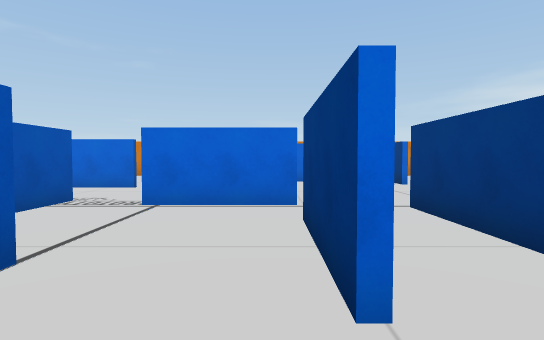
View 1 (above)

18 first-person views from a walk through a 3-D level made in the Unity game engine. The camera is 1.5 m above the floor, tilts 2° down and sees 80° across. The floor is counted in squares, 2 m on a side. Each view is taken from the middle of a square. On the plan, view 1 faces up. The plan holds only what a view shows up to about 11 squares ahead; the rest is blank. The place goes on beyond the plan. The player is left out.

View 2
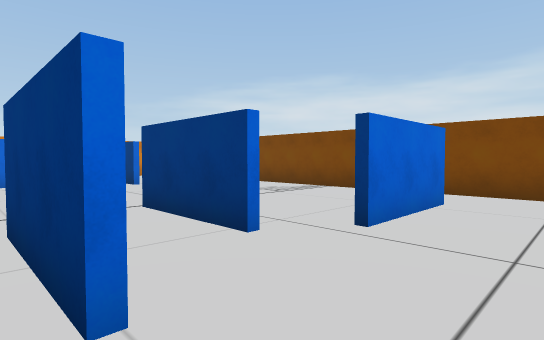

View 3
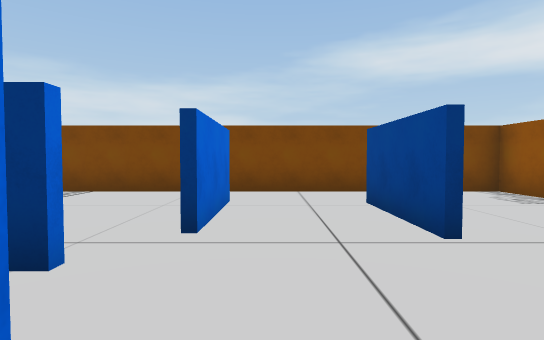

View 4
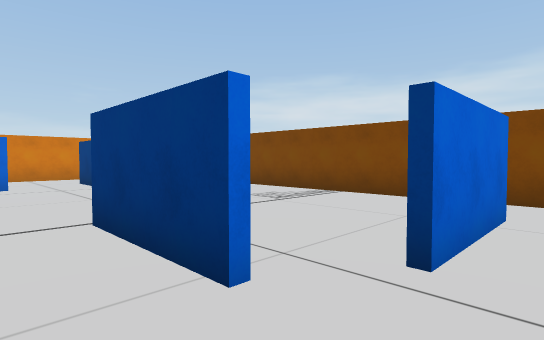

View 5
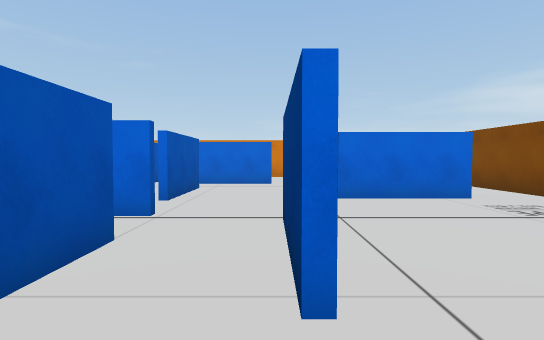

View 6
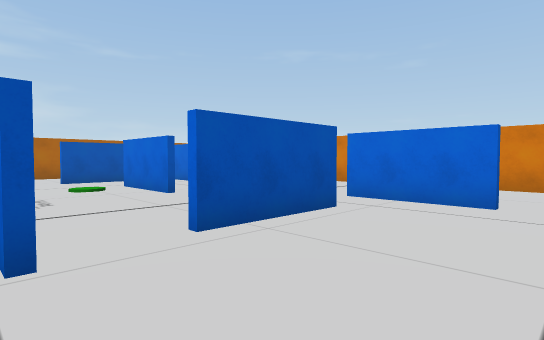

View 7
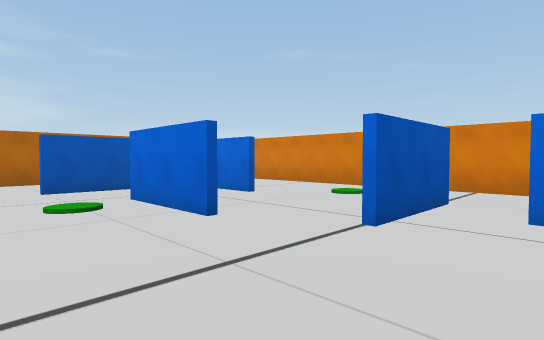

View 8
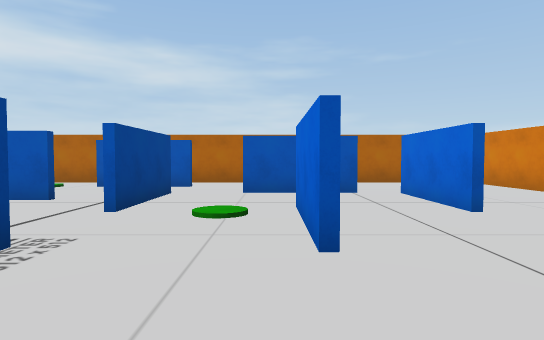

View 9
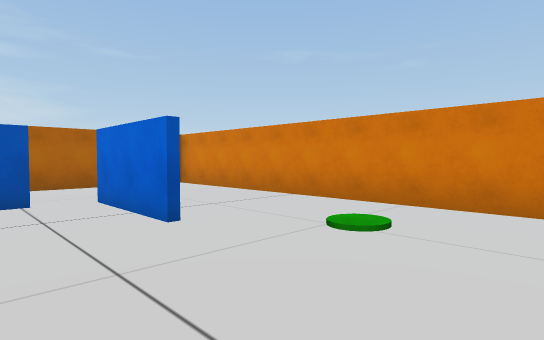

View 10
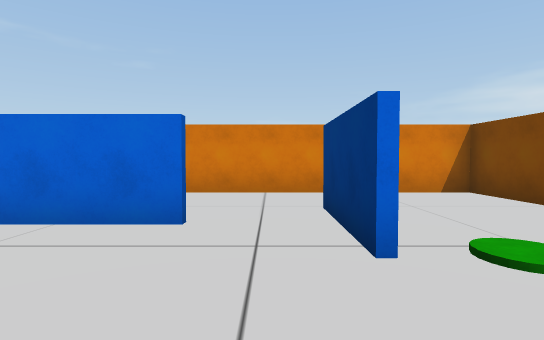

View 11
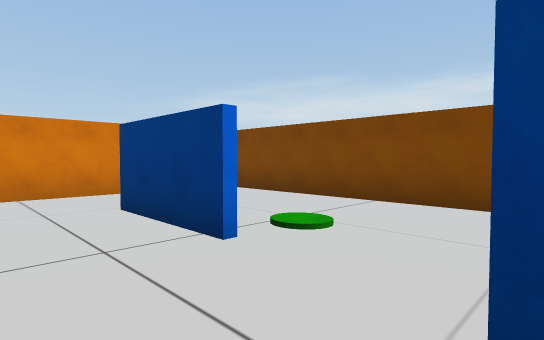

View 12
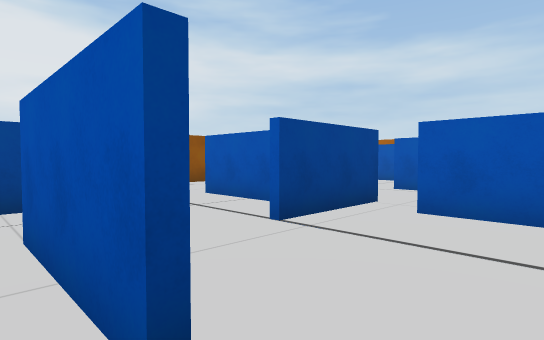

View 13
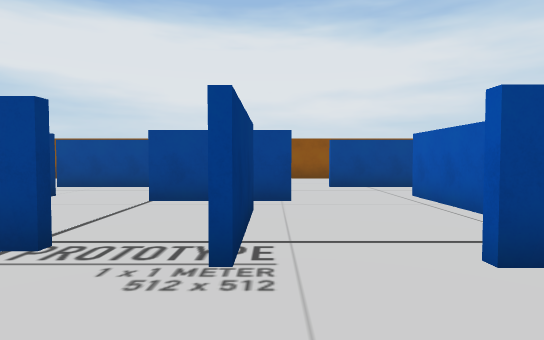

View 14
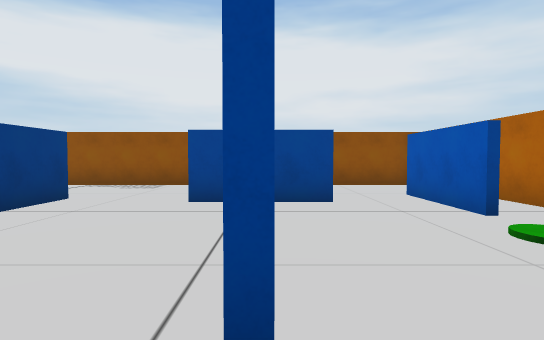

View 15
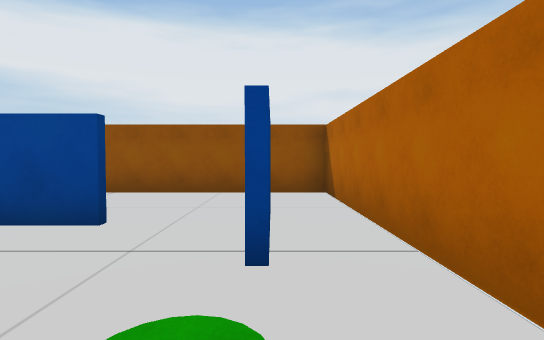

View 16
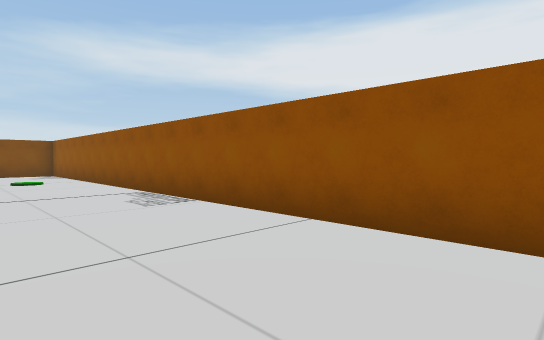

View 17
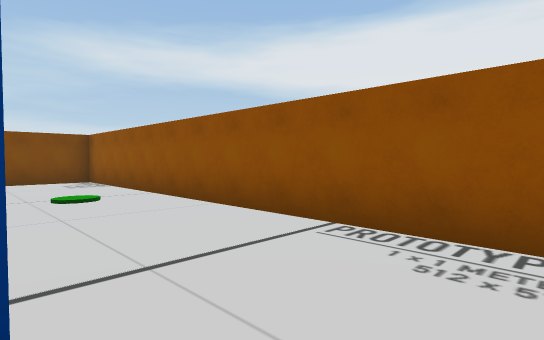

View 18
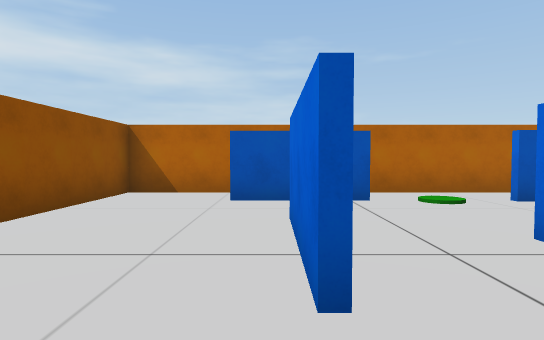

### Floor plan
Ten units are one square. View 1 is at (0, 0); x grows to the right and y downward. Boxes are objects, and circles mark ways between rooms. Rooms are numbered by the first view taken in them; rooms with no view inside come last. Other rooms are left out.
<svg viewBox="-117 -147 196 194">
<path fill="none" stroke="#000" d="M30 6 55 6M5 -26 5 -14M-8 6 18 6M58 -17 31 -17M59 -71 31 -71M38 -94 38 -106M5 -40 5 -26M21 -24 21 -50M20 -107 6 -107M1 -94 1 -68M74 -15 74 -65M-36 -59 -36 -44M-35 -84 -61 -84M-17 -104 -17 -92M6 -107 -6 -107M-68 -40 -68 -14M-44 -23 -35 -23M-37 -32 -37 -59M-98 -9 -98 18M-112 -35 -112 15M-81 6 -64 6M-100 10 -100 -5M-64 6 -55 6M-32 11 -32 -5M-17 -119 -17 -104M-55 -107 -64 -107M-9 -142 -112 -142M38 -106 38 -120M-112 -121 -112 -102M-98 -59 -98 -52M-112 -79 -112 -35M74 -65 74 -142 10 -142M-55 8 -80 8M-112 15 -112 42 74 42 74 15M-30 -10 -30 11M74 15 74 -15M-81 -86 -81 -72M-81 -58 -55 -58M-36 -44 -36 -32M-35 -23 -18 -23M4 -14 4 -40M5 -52 -21 -52M-64 -107 -81 -107M-81 -100 -81 -86"/>
<circle cx="20" cy="-30" r="3" fill="#2a7"/>
<circle cx="25" cy="10" r="3" fill="#2a7"/>
<circle cx="0" cy="-5" r="3" fill="#2a7"/>
<circle cx="45" cy="-5" r="3" fill="#2a7"/>
<circle cx="0" cy="-100" r="3" fill="#2a7"/>
<circle cx="0" cy="-60" r="3" fill="#2a7"/>
<circle cx="25" cy="-110" r="3" fill="#2a7"/>
<circle cx="40" cy="-85" r="3" fill="#2a7"/>
<circle cx="65" cy="-70" r="3" fill="#2a7"/>
<circle cx="65" cy="-20" r="3" fill="#2a7"/>
<circle cx="0" cy="-40" r="3" fill="#2a7"/>
<circle cx="-50" cy="-60" r="3" fill="#2a7"/>
<circle cx="-10" cy="-110" r="3" fill="#2a7"/>
<circle cx="-30" cy="-90" r="3" fill="#2a7"/>
<circle cx="-60" cy="-75" r="3" fill="#2a7"/>
<circle cx="-30" cy="-50" r="3" fill="#2a7"/>
<circle cx="-70" cy="-45" r="3" fill="#2a7"/>
<circle cx="-55" cy="-20" r="3" fill="#2a7"/>
<circle cx="-40" cy="-30" r="3" fill="#2a7"/>
<circle cx="-70" cy="-5" r="3" fill="#2a7"/>
<circle cx="-110" cy="-45" r="3" fill="#2a7"/>
<circle cx="-110" cy="5" r="3" fill="#2a7"/>
<circle cx="-90" cy="10" r="3" fill="#2a7"/>
<circle cx="-45" cy="10" r="3" fill="#2a7"/>
<circle cx="-80" cy="-70" r="3" fill="#2a7"/>
<circle cx="-60" cy="-100" r="3" fill="#2a7"/>
<circle cx="-80" cy="-100" r="3" fill="#2a7"/>
<circle cx="-15" cy="10" r="3" fill="#2a7"/>
<circle cx="65" cy="10" r="3" fill="#2a7"/>
<circle cx="-10" cy="-20" r="3" fill="#2a7"/>
<circle cx="-70" cy="-90" r="3" fill="#2a7"/>
<circle cx="-20" cy="-35" r="3" fill="#2a7"/>
<text x="20" y="-10">1</text>
<text x="40" y="-60">2</text>
<text x="-20" y="-70">3</text>
<text x="-60" y="-40">4</text>
<text x="-90" y="-20">5</text>
<text x="-50" y="0">6</text>
<text x="-30" y="-110">7</text>
<text x="-20" y="30">8</text>
<text x="-20" y="0">9</text>
<text x="60" y="0">10</text>
<text x="-70" y="-80">11</text>
<text x="-30" y="-40">12</text>
<text x="-10" y="-30">13</text>
<text x="-70" y="-100">14</text>
</svg>
Room 1 opens to room 2. Room 1 opens to room 8. Room 1 opens to room 9. Room 1 opens to room 10. Room 2 opens to room 3. Room 2 opens to room 7. Room 2 opens to room 10. Room 2 opens to room 13. Room 3 opens to room 4. Room 3 opens to room 7. Room 3 opens to room 11. Room 3 opens to room 12. Room 4 opens to room 5. Room 4 opens to room 6. Room 4 opens to room 12. Room 5 opens to room 6. Room 5 opens to room 7. Room 5 opens to room 8. Room 6 opens to room 8. Room 7 opens to room 11. Room 7 opens to room 14. Room 8 opens to room 9. Room 8 opens to room 10. Room 9 opens to room 13. Room 11 opens to room 14. Room 12 opens to room 13.

Where each view was taken, in squares from view 1:
view 1: 0 up, 0 right, facing up
view 2: 0 up, 0 right, facing up-right
view 3: 1 up, 0 right, facing right
view 4: 1 up, 1 right, facing up-right
view 5: 1 up, 2 right, facing up
view 6: 5 up, 3 right, facing up-left
view 7: 6 up, 0 right, facing up-left
view 8: 8 up, 1 left, facing left
view 9: 9 up, 2 left, facing up-left
view 10: 7 up, 3 right, facing up
view 11: 7 up, 2 right, facing up-right
view 12: 5 up, 1 right, facing down-left
view 13: 8 up, 4 left, facing down
view 14: 5 up, 7 left, facing down
view 15: 3 up, 10 left, facing down
view 16: 1 down, 9 left, facing down-right
view 17: 1 down, 4 left, facing down-right
view 18: 1 down, 4 left, facing left
